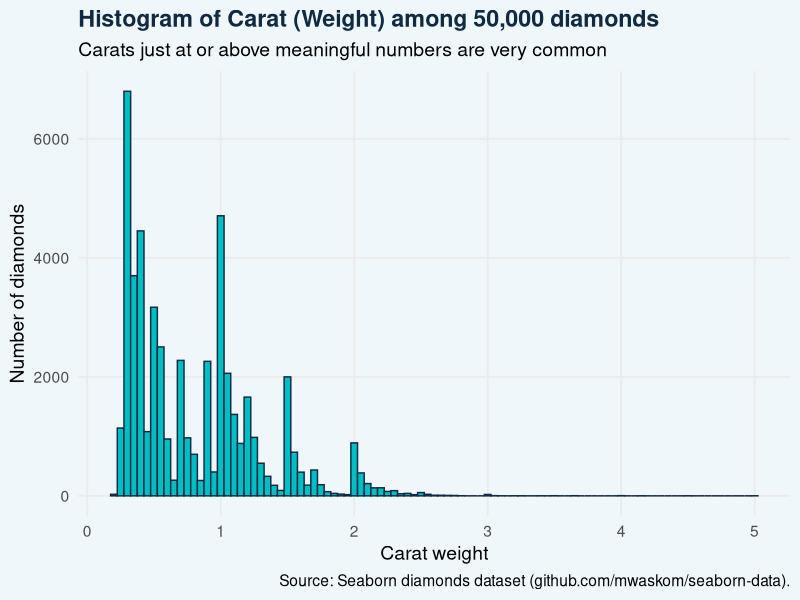

This chart was generated by the following R code:
library(tidyverse)

carat_data <- read_csv("carat.csv", show_col_types = FALSE)

if (!"carat" %in% names(carat_data)) {
  stop("carat.csv must contain a 'carat' column.")
}

carat_histogram <- ggplot(carat_data, aes(x = carat)) +
  geom_histogram(binwidth = 0.05, fill = "#00BFC4", color = "#102A43") +
  labs(
    title = "Histogram of Carat (Weight) among 50,000 diamonds",
    subtitle = "Carats just at or above meaningful numbers are very common",
    x = "Carat weight",
    y = "Number of diamonds",
    caption = "Source: Seaborn diamonds dataset (github.com/mwaskom/seaborn-data)."
  ) +
  theme_minimal(base_size = 14) +
  theme(
    plot.background = element_rect(fill = "#F0F7FA", color = NA),
    panel.grid.minor = element_blank(),
    plot.title = element_text(face = "bold", color = "#102A43")
  )

ggsave(
  "histogram-.diamonds.png",
  plot = carat_histogram,
  width = 10,
  height = 6,
  dpi = 300
)
